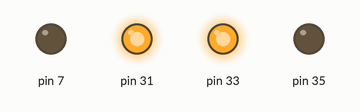
This program was run on a simulated Raspberry Pi (header pin numbers). Parts: output pins drawn as LEDs (lit = HIGH). At 2.5 s the program stops and its outputs stay as they are.

Above: at 0.12 s.
At 0.6 s:
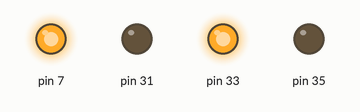
At 1.6 s:
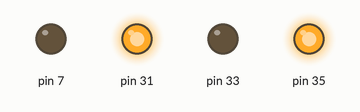
At 2.6 s:
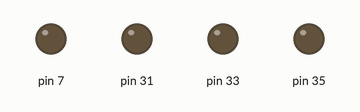
Timing chart, 0 to 4.0 s (numbered marks = the images above):
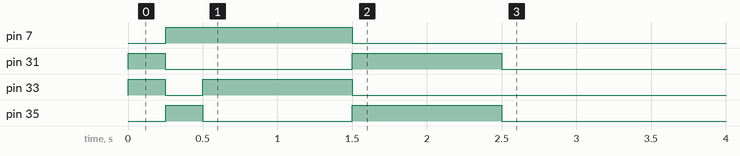

Measured:
- by itself, pin 7: LOW → HIGH at 0.25 s, → LOW 1.3 s later
- by itself, pin 31: LOW → HIGH at 0.00 s, → LOW 0.25 s later, → HIGH 1.3 s later, → LOW 1.0 s later
- by itself, pin 33: LOW → HIGH at 0.00 s, → LOW 0.25 s later, → HIGH 0.25 s later, → LOW 1.0 s later
- by itself, pin 35: LOW → HIGH at 0.25 s, → LOW 0.25 s later, → HIGH 1.0 s later, → LOW 1.0 s later

The program:

motors.py
```python
import RPi.GPIO as gpio
import time

def init():
	gpio.setmode(gpio.BOARD)
	gpio.setup(7, gpio.OUT)
	gpio.setup(31, gpio.OUT)
	gpio.setup(33, gpio.OUT)
	gpio.setup(35, gpio.OUT)

def forward(tf):
	init()
	gpio.output(7, False)
	gpio.output(31, True)
	gpio.output(33, True)
	gpio.output(35, False)
	time.sleep(tf)
	gpio.cleanup()

def reverse(tf):
	init()
	gpio.output(7, True)
	gpio.output(31, False)
	gpio.output(33, False)
	gpio.output(35, True)
	time.sleep(tf)
	gpio.cleanup()

def turn_left(tf):
	init()
	gpio.output(7, True)
	gpio.output(31, True)
	gpio.output(33, True)
	gpio.output(35, False)
	time.sleep(tf)
	gpio.cleanup()

def turn_right(tf):
	init()
	gpio.output(7, False)
	gpio.output(31, True)
	gpio.output(33, False)
	gpio.output(35, False)
	time.sleep(tf)
	gpio.cleanup()

def pivot_right(tf):
	init()
	gpio.output(7, True)
	gpio.output(31, False)
	gpio.output(33, True)
	gpio.output(35, False)
	time.sleep(tf)
	gpio.cleanup()

def pivot_left(tf):
	init()
	gpio.output(7, False)
	gpio.output(31, True)
	gpio.output(33, False)
	gpio.output(35, True)
	time.sleep(tf)
	gpio.cleanup()

forward(0.25)
reverse(0.25)
pivot_right(1)
pivot_left(1)
```
